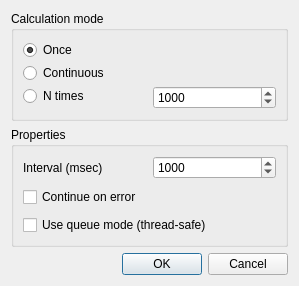
<?xml version="1.0" encoding="UTF-8"?>
<ui version="4.0">
 <class>DialogCalculation</class>
 <widget class="QDialog" name="DialogCalculation">
  <property name="geometry">
   <rect>
    <x>0</x>
    <y>0</y>
    <width>299</width>
    <height>286</height>
   </rect>
  </property>
  <property name="windowTitle">
   <string>Begin Calculation</string>
  </property>
  <layout class="QVBoxLayout" name="verticalLayout">
   <item>
    <widget class="QGroupBox" name="groupBox">
     <property name="title">
      <string>Calculation mode</string>
     </property>
     <layout class="QGridLayout" name="gridLayout">
      <property name="verticalSpacing">
       <number>3</number>
      </property>
      <item row="2" column="0">
       <widget class="QRadioButton" name="rbNTimes">
        <property name="text">
         <string>N times</string>
        </property>
       </widget>
      </item>
      <item row="1" column="0">
       <widget class="QRadioButton" name="rbContinuous">
        <property name="text">
         <string>Continuous</string>
        </property>
       </widget>
      </item>
      <item row="0" column="0">
       <widget class="QRadioButton" name="rbOnce">
        <property name="text">
         <string>Once</string>
        </property>
        <property name="checked">
         <bool>true</bool>
        </property>
       </widget>
      </item>
      <item row="2" column="1" rowspan="2">
       <widget class="QSpinBox" name="numNTimes">
        <property name="maximumSize">
         <size>
          <width>16777215</width>
          <height>16777215</height>
         </size>
        </property>
        <property name="minimum">
         <number>1</number>
        </property>
        <property name="maximum">
         <number>999999999</number>
        </property>
        <property name="value">
         <number>1000</number>
        </property>
       </widget>
      </item>
     </layout>
    </widget>
   </item>
   <item>
    <widget class="QGroupBox" name="groupBox_2">
     <property name="title">
      <string>Properties</string>
     </property>
     <layout class="QGridLayout" name="gridLayout_2">
      <property name="verticalSpacing">
       <number>3</number>
      </property>
      <item row="0" column="0">
       <widget class="QLabel" name="label">
        <property name="text">
         <string>Interval (msec)</string>
        </property>
       </widget>
      </item>
      <item row="0" column="1">
       <widget class="QSpinBox" name="numInterval">
        <property name="maximum">
         <number>999999999</number>
        </property>
        <property name="singleStep">
         <number>100</number>
        </property>
        <property name="value">
         <number>1000</number>
        </property>
       </widget>
      </item>
      <item row="2" column="0" colspan="2">
       <widget class="QCheckBox" name="chkQueueMode">
        <property name="text">
         <string>Use queue mode (thread-safe)</string>
        </property>
       </widget>
      </item>
      <item row="1" column="0" colspan="2">
       <widget class="QCheckBox" name="chkContinueOnError">
        <property name="minimumSize">
         <size>
          <width>0</width>
          <height>30</height>
         </size>
        </property>
        <property name="text">
         <string>Continue on error</string>
        </property>
       </widget>
      </item>
     </layout>
    </widget>
   </item>
   <item>
    <widget class="QDialogButtonBox" name="buttonBox">
     <property name="orientation">
      <enum>Qt::Horizontal</enum>
     </property>
     <property name="standardButtons">
      <set>QDialogButtonBox::Cancel|QDialogButtonBox::Ok</set>
     </property>
    </widget>
   </item>
  </layout>
 </widget>
 <tabstops>
  <tabstop>rbOnce</tabstop>
  <tabstop>rbContinuous</tabstop>
  <tabstop>rbNTimes</tabstop>
  <tabstop>numNTimes</tabstop>
  <tabstop>numInterval</tabstop>
  <tabstop>buttonBox</tabstop>
 </tabstops>
 <resources/>
 <connections>
  <connection>
   <sender>buttonBox</sender>
   <signal>accepted()</signal>
   <receiver>DialogCalculation</receiver>
   <slot>accept()</slot>
   <hints>
    <hint type="sourcelabel">
     <x>248</x>
     <y>254</y>
    </hint>
    <hint type="destinationlabel">
     <x>157</x>
     <y>274</y>
    </hint>
   </hints>
  </connection>
  <connection>
   <sender>buttonBox</sender>
   <signal>rejected()</signal>
   <receiver>DialogCalculation</receiver>
   <slot>reject()</slot>
   <hints>
    <hint type="sourcelabel">
     <x>316</x>
     <y>260</y>
    </hint>
    <hint type="destinationlabel">
     <x>286</x>
     <y>274</y>
    </hint>
   </hints>
  </connection>
 </connections>
</ui>
